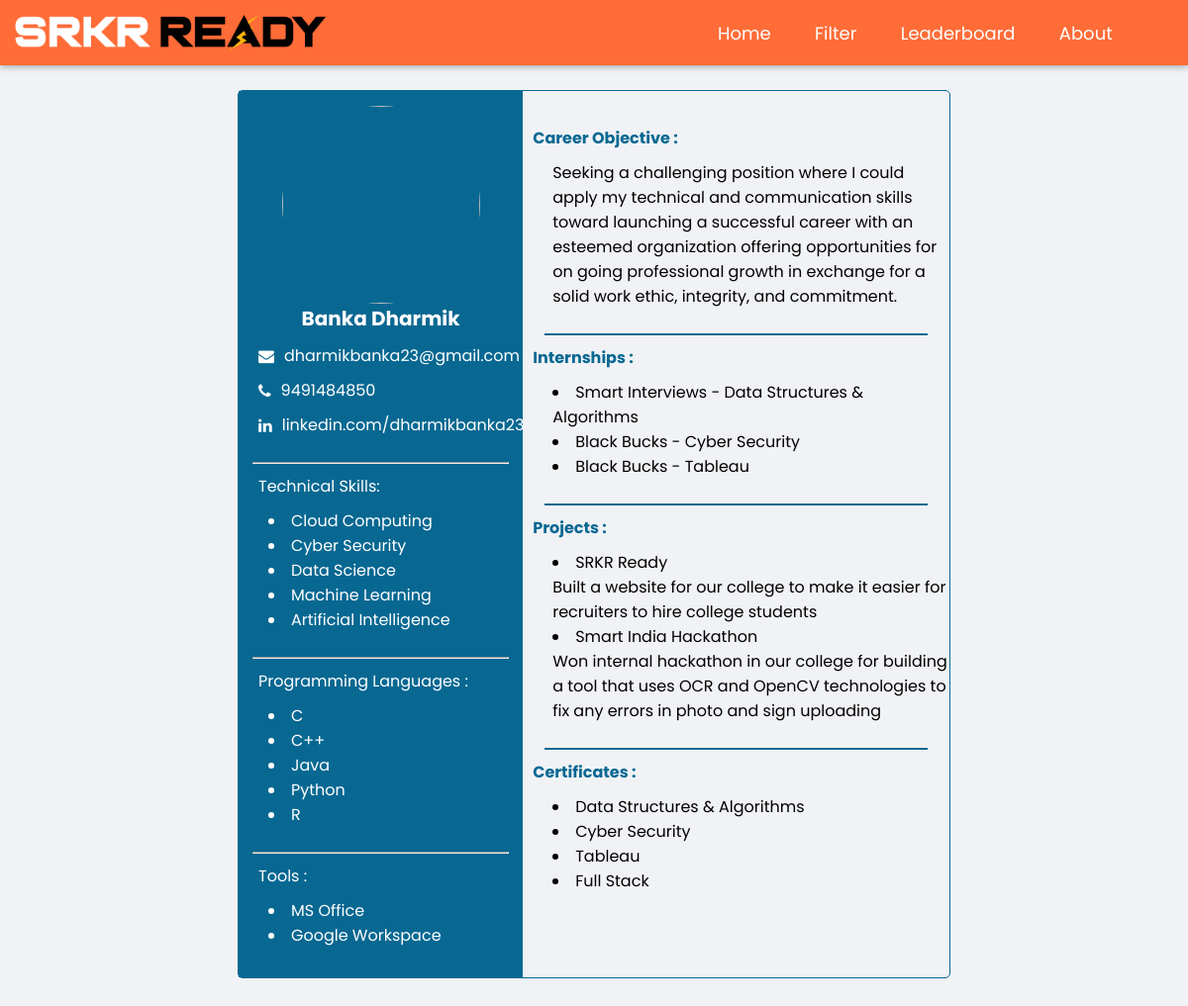
Screenshot of /com_profile.php?Reg_No=20B91A0526 with the database file from the repository.
### tables this page shows
CREATE TABLE `stu_profile` (
  `Reg_No` varchar(10) NOT NULL,
  `FullName` varchar(100) NOT NULL,
  `Email` varchar(100) NOT NULL,
  `Phone` bigint(10) NOT NULL,
  `Linkedin` varchar(200) NOT NULL,
  `Career_Objective` varchar(1000) NOT NULL,
  `Tech_Skills` varchar(1000) NOT NULL,
  `Programming_Languages` varchar(1000) NOT NULL,
  `Tools` varchar(1000) NOT NULL,
  `Projects` varchar(1000) NOT NULL,
  `Internships` varchar(1000) NOT NULL,
  `Certificates` varchar(1000) NOT NULL
);

### com_profile.php (the view, shortened to what this page needs)
<!DOCTYPE html>
<html lang="en" dir="ltr">
      <head>
            <link rel="stylesheet" href="com_profile.css">
            <link rel="stylesheet" href="https://cdnjs.cloudflare.com/ajax/libs/font-awesome/5.15.3/css/all.min.css"/>
            <link rel="stylesheet" href="https://cdnjs.cloudflare.com/ajax/libs/font-awesome/4.7.0/css/font-awesome.min.css">
      </head>
      <body>
            <nav class="topnav">
                  <div class="topnav-left">
                        <img src="images/SRKR Ready.png">
                  </div>
                  <div class="topnav-right">
                        <ul>
                        <li><a href="com_home.php">Home</a></li>
                        <li><a href="com_filter.php">Filter</a></li>
                        <li><a href="com_leaderboard.php">Leaderboard</a></li>
                        <li><a href="com_about.php">About</a></li>
                        <li><?php session_start(); error_reporting(0); echo "<a href='com_settings.php'>{$_SESSION['username']}</a>"; ?></li>
                        </ul>
                  </div>
            </nav>
            <br>
            <div class="center" style="border: 1px solid black; border-color: #086892;" >
            <div  class="Left">
                  <?php
                                    $servername = "localhost";
                                    $username = "root";
                                    $password = "";
                                    $dbname = "srkr ready";
                                    $conn = mysqli_connect($servername, $username, $password, $dbname);
                                    if (isset($_GET['Reg_No'])) {
                                        $Reg_No= $_GET['Reg_No'];
                                    }
                                    $sql = "SELECT * FROM stu_profile where Reg_No='$Reg_No'";
                                    $result = mysqli_query($conn, $sql);
                                    $row1=mysqli_fetch_assoc($result);
                  ?>
                  <div class="Resume_pic" >
                  <?php echo "<img src='https://srkrexams.in/SRKR/photo/{$Reg_No}.JPG'>";
                  ?>
                  </div>
                  <div class="Res_Name">
                  <?php
                        if (isset($row1["FullName"])) {
                        echo '<p>' . $row1["FullName"] . '</p>';
                        } else {
                        }
                  ?>
                  </div>
                  <div class="Res_Email">
                        <i class="fa fa-envelope"></i>
                        <?php
                        if (isset($row1["Email"])) {
                        echo '<p>' . $row1["Email"] . '</p>';
                        } else {
                        }
                         ?>
                  </div>
                   <div class="Res_Email">
                        <i class="fa fa-phone"></i>
                        <?php
                        if (isset($row1["Phone"])) {
                        echo '<p>' . $row1["Phone"] . '</p>';
                        } else {
                        }
                         ?>
                  </div>
                  <div class="Res_Linkedin">
                        <i class="fa fa-linkedin"></i>
                        <?php
                        if (isset($row1["Linkedin"])) {
                        echo '<p>' . $row1["Linkedin"] . '</p>';
                        } else {
                        }
                         ?>                   </div>
                   <br>
                  <hr style="width:90%;margin:auto;">
                   <div class="Tech_skills">
                  <p style="padding-left:20px; padding-top:10px;padding-bottom:10px;">
                        Technical Skills:
                  </p>
                   <?php
                   	$d=",";
                       if (isset($row1["Tech_Skills"])) {
                         $array = explode($d, $row1["Tech_Skills"]);
                         $c=count($array);
                         $i=1;
                         foreach($array as $s){
                              if($i==$c){
                                    break;
                              }
                              echo "<li>".$s ."</li>";
                              $i++;
                         }
                        }
                   ?>
                   </div>
                   <br>
                   <hr style="width:90%;margin:auto;">
                        <div class="Programming_Languages">
                        <p style="padding-left:20px; padding-top:10px;padding-bottom:10px;" >Programming Languages :</p>
                        <?php
                   	$d=",";
                       if (isset($row1["Programming_Languages"])) {
                         $array = explode($d, $row1["Programming_Languages"]);
                         $c=count($array);
                         $i=1;
                         foreach($array as $s){
                              if($i==$c){
                                    break;
                              }
                              echo "<li>".$s ."</li>";
                              $i++;
                         }
                       }
                   ?>
                   </div>
                   <br>
                   <hr style="width:90%;margin:auto;">
                   <div class="Tools">
                        <p style="padding-left:20px; padding-top:10px;padding-bottom:10px;" >Tools :</p>
                        <?php
                   	$d=",";
                       if (isset($row1["Tools"])) {
                         $array = explode($d, $row1["Tools"]);
                         $c=count($array);
                         $i=1;
                         foreach($array as $s){
                              if($i==$c){
                                    break;
                              }
                              echo "<li>".$s ."</li>";
                              $i++;
                         }
                        }
                   ?>
                   </div>
            </div>
            <div  class="Right">
                  <br>
                    <div class="Career Objective">
                    <h4 style="padding-left:10px; padding-top:10px;padding-bottom:10px;" >Career Objective :</h4>
                    <?php
                        if (isset($row1["Linkedin"])) {
                        echo '<p style="padding-left:30px;">' . $row1["Career_Objective"] . '</p>';
                        } else {
                        }
                    ?>
                    </div>
                  <br>
                  <hr style="height: 2px; color: #086892; background-color: #086892; border: none; width: 90%; margin:auto;">
                  <div class="Internships">
                  <h4 style="padding-left:10px; padding-top:10px;padding-bottom:10px;" >Internships :</h4>
                  <?php
                  if (isset($row1["Internships"])) {
                  $d = ",";
                  $array = explode($d, $row1["Internships"]);
                  foreach($array as $s){
                  echo "<li>".nl2br($s) ."</li>";
                  }
                  }
                        ?>
                        </div>
                        <br>
                        <hr style="height: 2px; color: #086892; background-color: #086892; border: none; width: 90%; margin:auto;">
                        <div class="Projects">
                        <h4 style="padding-left:10px; padding-top:10px;padding-bottom:10px;" >Projects :</h4>
                        <?php
                        if (isset($row1["Projects"])) {
                        $d = ",";
                        $array = explode($d, $row1["Projects"]);
                        foreach($array as $s){
                        echo "<li>".nl2br($s) ."</li>";
                        }
                  }
                        ?>
                        </div>
                        <br>
                        <hr style="height: 2px; color: #086892; background-color: #086892; border: none; width: 90%; margin:auto;">
                        <div class="Certificates">
                        <h4 style="padding-left:10px; padding-top:10px;padding-bottom:10px;" >Certificates :</h4>
                        <?php
                  if (isset($row1["Certificates"])) {
                        $d = ",";
                        $array = explode($d, $row1["Certificates"]);
                        foreach($array as $s){
                        echo "<li>".nl2br($s) ."</li>";
                        }
                  }
                        ?>
                  </div>
                  </div>
	      </div>
      </body>
</html>

### com_profile.css (style rules this page uses)
* { margin: 0; padding: 0; box-sizing: border-box; font-family: 'Poppins', sans-serif; }
body { background: #f0f2f5; height: 100%; padding-bottom: 30px; }
.topnav { display: flex; align-items: center; justify-content: space-between; background: #ff6c37; padding: 13px 1%; box-shadow: 0 0 8px rgba(0, 0, 0, 0.450); position: sticky; top: 0; }
.topnav-left { flex-basis: 50%; display: flex; }
.topnav-left img { height: 40px; width: 320px; }
.topnav-right { flex-basis: 50%; text-align: right; }
.topnav-right ul { margin: 0 auto; padding: 0px; }
.topnav-right ul li { list-style: none; display: inline-block; }
.topnav-right ul li a { padding: 10px 20px; border-radius:5px; color: #FFF; font-size: 18px; text-decoration: none; }
.center { margin: auto; width:60%; height: auto; border-radius: 5px; display: flex; }
.Left { height: auto; width: 40%; background-color: #086892; padding-bottom: 30px; }
.Right { height: auto; width: 75%; }
.Left p { color: white; }
.Resume_pic { padding-top: 15px; text-align: center; }
.Resume_pic img { display: block; width: 200px; height: 200px; border-radius: 50%; margin: 0 auto; }
.Res_Email { display: flex; align-items: center; margin-top: 10px; width: 35%; word-wrap: break-word; }
.Res_Email i { padding-left: 20px; color: white; }
.Res_Linkedin { display: flex; align-items: center; margin-top: 10px; width: 35%; word-wrap: break-word; }
.Res_Linkedin i { padding-left: 20px; color: white; }
.Res_Email p { padding-left: 10px; }
.Res_Linkedin p { margin-right: 10px; padding-left: 10px; }
.Tech_skills li { padding-left: 30px; color: white; }
.Programming_Languages li { padding-left: 30px; color: white; }
.Tools li { padding-left: 30px; color: white; }
.Right h4 { color: #086892; }
.Internships li { padding-left: 30px; }
.Projects li { padding-left: 30px; }
.Certificates li { padding-left: 30px; }
.Res_Name p { text-align: center; font-weight: bold; font-size: 20px; }

### rows the page displays
stu_profile: FullName "Banka Dharmik", Email "dharmikbanka23@gmail.com", Phone "9491484850", Linkedin "linkedin.com/dharmikbanka23", Tech_Skills "Cloud Computing", Tech_Skills "Cyber Security", Tech_Skills "Data Science", Tech_Skills "Machine Learning", Tech_Skills "Artificial Intelligence", Programming_Languages "C", Programming_Languages "C++", Programming_Languages "Java", Programming_Languages "Python", Programming_Languages "R", Tools "MS Office", Tools "Google Workspace", Career_Objective "Seeking a challenging position where I could apply my technical and communication skills toward launching a successful career with an esteemed organization offering opportunities for on going professional growth in exchange for a solid work ethic, integrity, and commitment.", Internships "Smart Interviews - Data Structures & Algorithms", Internships "Black Bucks - Cyber Security", Internships "Black Bucks - Tableau", Projects "SRKR Ready Built a website for our college to make it easier for recruiters to hire college students", Projects "Smart India Hackathon Won internal hackathon in our college for building a tool that uses OCR and OpenCV technologies to fix any errors in photo and sign uploading", Certificates "Data Structures & Algorithms", Certificates "Cyber Security", Certificates "Tableau", Certificates "Full Stack"
